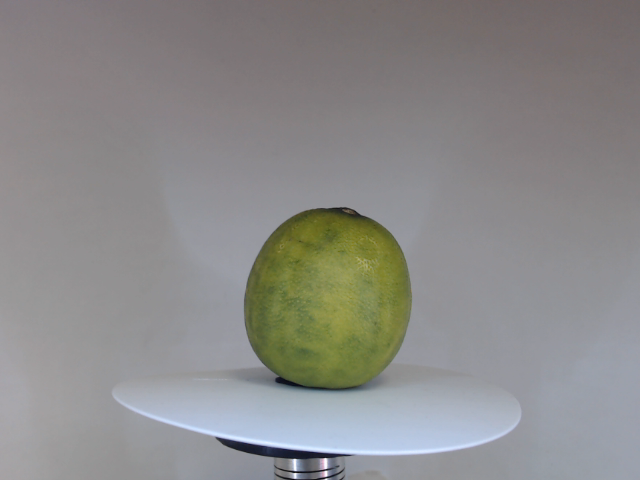
#> input picture img.png, 640 x 480 px
$ jupyter execute --allow-errors Untitled10.ipynb   (shell and % lines are left out)
#> lines starting #> are read from the running program, lines starting #| are printed output that depends on the picture
[cell 1]
import numpy as np
import cv2 as cv
from matplotlib import pyplot as plt
img = cv.imread('img.png')
#> img is the input picture: shape (480, 640, 3); mean B, G, R 137.9, 138.9, 139.6
mask = np.zeros(img.shape[:2],np.uint8)
bgdModel = np.zeros((1,65),np.float64)
fgdModel = np.zeros((1,65),np.float64)
rect = (90,100,450,290)
cv.grabCut(img,mask,rect,bgdModel,fgdModel,5,cv.GC_INIT_WITH_RECT)
mask2 = np.where((mask==2)|(mask==0),0,1).astype('uint8')
img = img*mask2[:,:,np.newaxis]
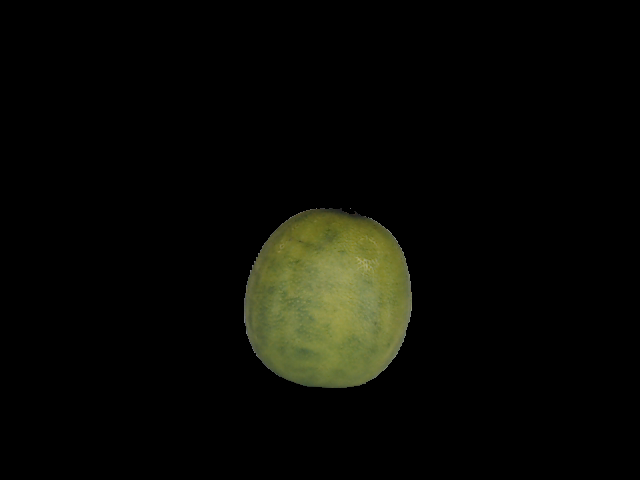
#> img: shape (480, 640, 3); mean B, G, R 4.8, 9.5, 8.9
plt.imshow(img),plt.show()

[cell 2]
import cv2
import numpy as np
from matplotlib import pyplot as plt

img = cv2.imread('si9.png')
color = ('b','g','r')
#> (the rest of this cell did not finish here and is left out)

[cell 3]
import cv2
import numpy as np
from matplotlib import pyplot as plt

img = cv2.imread('img5.png')

ret, thresh3 = cv2.threshold(img, 160, 255, cv2.THRESH_TRUNC)

#> (the rest of this cell did not finish here and is left out)

[cell 4]
import numpy as np
import cv2
import matplotlib.pyplot as plt

[cell 5]
img = cv2.imread('v2.png')
#> (the rest of this cell did not finish here and is left out)

#> (a cell that did not finish here is left out)

[cell 7]
kernel = np.ones((3,3),np.uint8)
#> (the rest of this cell did not finish here and is left out)

[cell 8]
originalImg = cv2.imread('v2.png',0)
mask = cv2.imread('v6.png',0)
#> (the rest of this cell did not finish here and is left out)

[cell 9]
originalImg = cv2.imread('s11.png',0)
mask = cv2.imread('new.png',0)
#> (the rest of this cell did not finish here and is left out)

[cell 10]
import cv2
import numpy as np
from matplotlib import pyplot as plt

#> (the rest of this cell did not finish here and is left out)

[cell 11]
from colorthief import ColorThief

#> (the rest of this cell did not finish here and is left out)

[cell 12]
import numpy as np
import matplotlib.pyplot as plt

palette = [(114, 120, 60), (151, 152, 86), (66, 71, 53), (68, 84, 56), (124, 126, 110), (140, 156, 92)]

palette = np.array(palette)[np.newaxis, :, :]

plt.imshow(palette);
plt.axis('off');
plt.show();
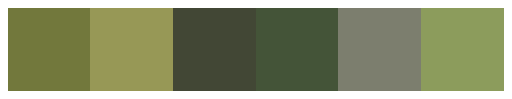
#> figure drawn by matplotlib, 1 panel

[cell 13]
from colorthief import ColorThief

#> (the rest of this cell did not finish here and is left out)

[cell 14]
import numpy as np
import matplotlib.pyplot as plt

palette = [(59, 78, 51), (77, 89, 61), (78, 97, 76), (40, 49, 37), (76, 100, 68), (36, 60, 44)]

palette = np.array(palette)[np.newaxis, :, :]

plt.imshow(palette);
plt.axis('off');
plt.show();
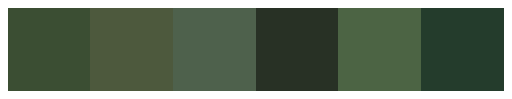
#> figure drawn by matplotlib, 1 panel

[cell 15]
from colorthief import ColorThief

#> (the rest of this cell did not finish here and is left out)

[cell 16]
import numpy as np
import matplotlib.pyplot as plt

palette = [(140, 133, 64), (93, 88, 47), (174, 162, 85), (159, 153, 101), (110, 92, 40), (164, 164, 87)]

palette = np.array(palette)[np.newaxis, :, :]

plt.imshow(palette);
plt.axis('off');
plt.show();
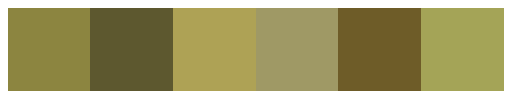
#> figure drawn by matplotlib, 1 panel

[cell 17]
from colorthief import ColorThief

#> (the rest of this cell did not finish here and is left out)

[cell 18]
import numpy as np
import matplotlib.pyplot as plt

palette = [(251, 248, 229), (250, 202, 26), (246, 218, 108), (129, 70, 25), (212, 136, 30), (164, 108, 28)]

palette = np.array(palette)[np.newaxis, :, :]

plt.imshow(palette);
plt.axis('off');
plt.show();
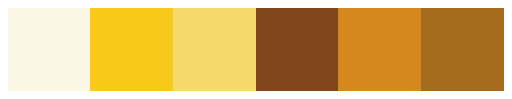
#> figure drawn by matplotlib, 1 panel
